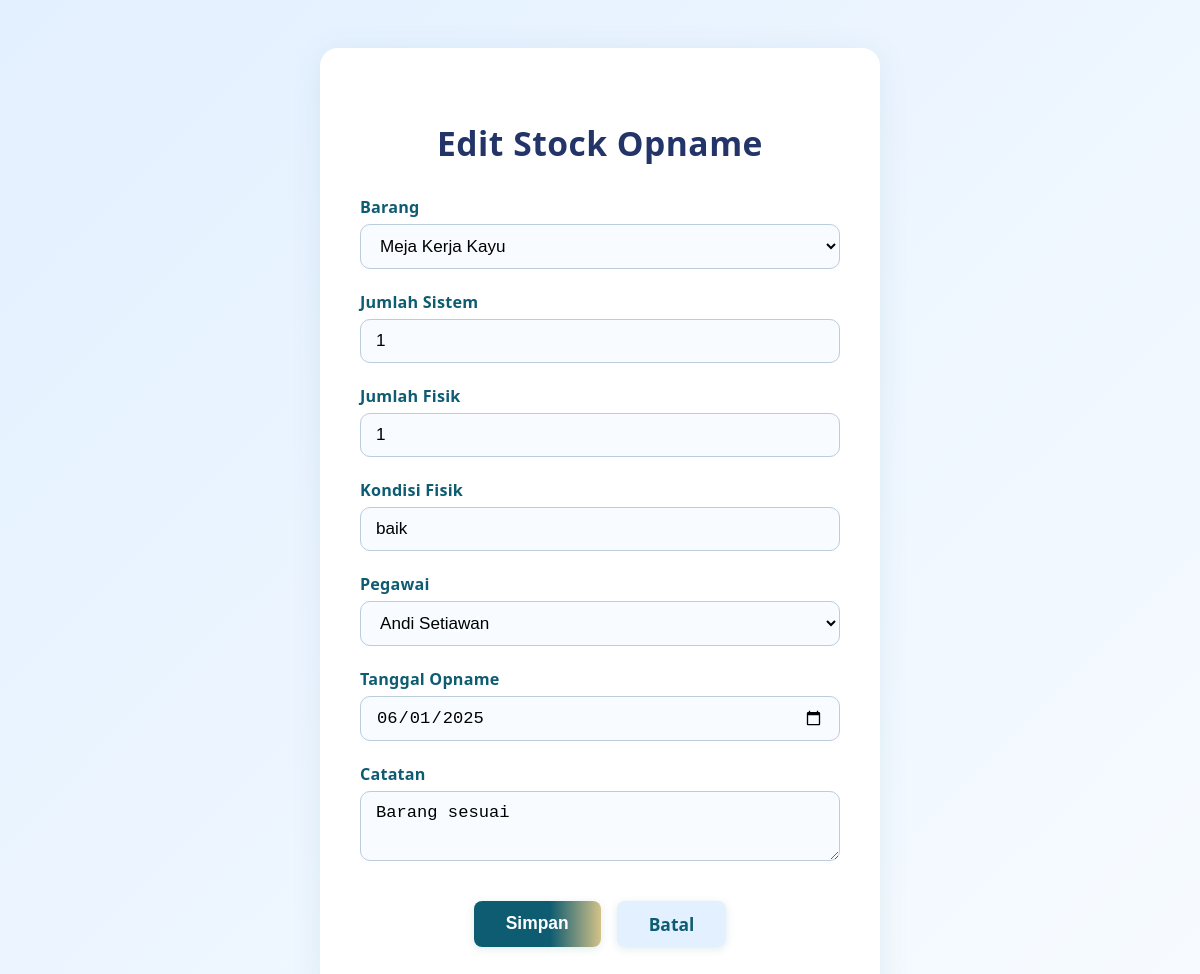
Screenshot of /admin/stockopname/edit.php?kode=OPN-2025-002 (signed in) with the database file from the repository.
### tables this page shows
CREATE TABLE `stock_opname` (
  `kode_opname` varchar(30) NOT NULL,
  `kode_barang` varchar(30) DEFAULT NULL,
  `nama_barang` varchar(100) DEFAULT NULL,
  `jumlah_sistem` int(11) DEFAULT NULL,
  `jumlah_fisik` int(11) DEFAULT NULL,
  `selisih` int(11) DEFAULT NULL,
  `kondisi_fisik` enum('baik','rusak_ringan','rusak_berat') DEFAULT NULL,
  `kode_pegawai` varchar(20) DEFAULT NULL,
  `nama_pegawai` varchar(100) DEFAULT NULL,
  `tanggal_opname` date NOT NULL,
  `catatan` text DEFAULT NULL,
  `dokumentasi` varchar(255) DEFAULT NULL
);

CREATE TABLE `barang` (
  `kode_barang` varchar(30) NOT NULL,
  `nama_barang` varchar(100) NOT NULL,
  `detail_barang` text DEFAULT NULL,
  `lokasi_penyimpanan` varchar(100) DEFAULT NULL,
  `kode_kategori` varchar(20) DEFAULT NULL,
  `nama_kategori` varchar(100) DEFAULT NULL,
  `kondisi` enum('baik','rusak_ringan','rusak_berat') DEFAULT 'baik',
  `nilai_awal` decimal(18,2) NOT NULL,
  `tahun_perolehan` year(4) NOT NULL,
  `kode_pegawai` varchar(20) DEFAULT NULL,
  `nama_pegawai` varchar(100) DEFAULT NULL,
  `status` enum('aktif','mutasi','dihapus') DEFAULT 'aktif',
  `dokumentasi` varchar(255) DEFAULT NULL
);

CREATE TABLE `pegawai` (
  `kode_pegawai` varchar(20) NOT NULL,
  `nama_pegawai` varchar(100) NOT NULL,
  `username` varchar(50) NOT NULL,
  `password` varchar(255) NOT NULL,
  `role` varchar(30) NOT NULL,
  `jabatan` varchar(100) DEFAULT NULL,
  `kontak` varchar(50) DEFAULT NULL,
  `aktif` tinyint(1) DEFAULT 1
);

### admin/stockopname/edit.php (the view, shortened to what this page needs)
<?php
require_once __DIR__ . '/../../include/koneksi.php';
$kode = $_GET['kode'] ?? '';
$barang = $conn->query("SELECT kode_barang, nama_barang FROM barang ORDER BY nama_barang");
$pegawai = $conn->query("SELECT kode_pegawai, nama_pegawai FROM pegawai WHERE aktif=1 ORDER BY nama_pegawai");
$q = $conn->query("SELECT * FROM stock_opname WHERE kode_opname='".$conn->real_escape_string($kode)."'");
$row = $q->fetch_assoc();
?><!DOCTYPE html>
<html lang="id">
<head>
<link rel="stylesheet" href="../../style.css">
</head>
<body>
<div class="form-container">
  <div class="form-box">
    <h2>Edit Stock Opname</h2>
    <form method="post">
      <label for="kode_barang">Barang</label>
      <select id="kode_barang" name="kode_barang" required>
        <?php while($b = $barang->fetch_assoc()): ?>
        <option value="<?= $b['kode_barang'] ?>" <?= $row['kode_barang']==$b['kode_barang']?'selected':'' ?>><?= htmlspecialchars($b['nama_barang']) ?></option>
        <?php endwhile; ?>
      </select>
      <label for="jumlah_sistem">Jumlah Sistem</label>
      <input type="number" id="jumlah_sistem" name="jumlah_sistem" value="<?= htmlspecialchars($row['jumlah_sistem']) ?>">
      <label for="jumlah_fisik">Jumlah Fisik</label>
      <input type="number" id="jumlah_fisik" name="jumlah_fisik" value="<?= htmlspecialchars($row['jumlah_fisik']) ?>">
      <label for="kondisi_fisik">Kondisi Fisik</label>
      <input type="text" id="kondisi_fisik" name="kondisi_fisik" value="<?= htmlspecialchars($row['kondisi_fisik']) ?>">
      <label for="kode_pegawai">Pegawai</label>
      <select id="kode_pegawai" name="kode_pegawai" required>
        <?php while($p = $pegawai->fetch_assoc()): ?>
        <option value="<?= $p['kode_pegawai'] ?>" <?= $row['kode_pegawai']==$p['kode_pegawai']?'selected':'' ?>><?= htmlspecialchars($p['nama_pegawai']) ?></option>
        <?php endwhile; ?>
      </select>
      <label for="tanggal_opname">Tanggal Opname</label>
      <input type="date" id="tanggal_opname" name="tanggal_opname" value="<?= htmlspecialchars($row['tanggal_opname']) ?>" required>
      <label for="catatan">Catatan</label>
      <textarea id="catatan" name="catatan"><?= htmlspecialchars($row['catatan']) ?></textarea>
      <div class="form-actions">
        <button type="submit" class="btn-main">Simpan</button>
        <a href="index.php" class="btn-cancel">Batal</a>
      </div>
    </form>
  </div>
</div>
</body>
</html>

### style.css (style rules this page uses)
html, body { height: 100%; }
body { font-family: 'Segoe UI', Arial, sans-serif; margin: 0; background: #fff; color: #0E5C71; padding-bottom: 54px; box-sizing: border-box; min-height: 100vh; display: flex; flex-direction: column; }
.form-container { min-height: 100vh; display: flex; align-items: center; justify-content: center; padding-top: 48px; padding-bottom: 48px; padding-left: 16px; padding-right: 16px; box-sizing: border-box; background: linear-gradient(135deg,#e3f0ff 0%,#f7fbff 100%); }
.form-box { background: #fff; border-radius: 18px; box-shadow: 0 4px 32px #0E5C7115; padding: 44px 40px 36px 40px; width: 100%; max-width: 480px; display: flex; flex-direction: column; justify-content: center; min-height: 420px; }
.form-box h2 { color: #223468; font-size: 2.1rem; font-weight: 900; margin-bottom: 30px; letter-spacing: 0.5px; text-align: center; }
.form-box label { display: block; margin-bottom: 6px; color: #0E5C71; font-weight: 700; font-size: 1.01rem; letter-spacing: 0.2px; }
.form-box input, .form-box select, .form-box textarea { width: 100%; padding: 11px 15px; margin-bottom: 22px; border-radius: 10px; border: 1.5px solid #bcd; font-size: 1.07rem; background: #f8fbff; transition: border 0.2s; box-sizing: border-box; }
.form-box textarea { min-height: 70px; resize: vertical; }
.form-actions { display: flex; gap: 16px; margin-top: 18px; justify-content: center; }
.btn-main { background: linear-gradient(90deg,#0E5C71 60%,#D3C288 100%); color: #fff; border: none; border-radius: 8px; padding: 11px 32px; font-weight: 700; font-size: 1.09rem; cursor: pointer; box-shadow: 0 2px 8px #0E5C7120; transition: background 0.2s; }
.btn-cancel { background: #e3f0ff; color: #0E5C71; border: none; border-radius: 8px; padding: 11px 32px; font-weight: 700; font-size: 1.09rem; cursor: pointer; box-shadow: 0 2px 8px #0E5C7120; text-decoration: none; display: inline-block; transition: background 0.2s, color 0.2s; }

### admin/stockopname/edit.php (style rules this page uses)
html, body { height: 100%; margin: 0; padding: 0; }
body { min-height: 100vh; display: flex; align-items: flex-start; justify-content: center; background: linear-gradient(135deg,#e3f0ff 0%,#f7fbff 100%); }
.form-container { width: 100%; display: flex; align-items: flex-start; justify-content: center; min-height: 100vh; padding-top: 48px; padding-bottom: 0; }
.form-box { margin: 0; padding-bottom: 48px; }

### rows the page displays
stock_opname: kode_barang "Meja Kerja Kayu", jumlah_sistem "1", jumlah_fisik "1", kondisi_fisik "baik", kode_pegawai "Andi Setiawan", tanggal_opname "06/01/2025", catatan "Barang sesuai"
